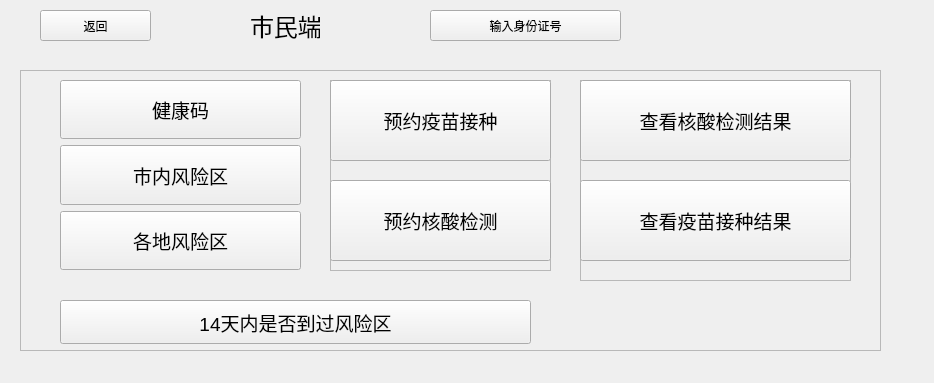
<?xml version="1.0" encoding="UTF-8"?>
<ui version="4.0">
 <class>citizens</class>
 <widget class="QWidget" name="citizens">
  <property name="geometry">
   <rect>
    <x>0</x>
    <y>0</y>
    <width>934</width>
    <height>383</height>
   </rect>
  </property>
  <property name="minimumSize">
   <size>
    <width>934</width>
    <height>383</height>
   </size>
  </property>
  <property name="windowTitle">
   <string>市民服务</string>
  </property>
  <widget class="QFrame" name="frame">
   <property name="geometry">
    <rect>
     <x>20</x>
     <y>70</y>
     <width>861</width>
     <height>281</height>
    </rect>
   </property>
   <property name="frameShape">
    <enum>QFrame::StyledPanel</enum>
   </property>
   <property name="frameShadow">
    <enum>QFrame::Raised</enum>
   </property>
   <widget class="QWidget" name="verticalLayoutWidget">
    <property name="geometry">
     <rect>
      <x>40</x>
      <y>10</y>
      <width>241</width>
      <height>190</height>
     </rect>
    </property>
    <layout class="QVBoxLayout" name="verticalLayout">
     <item>
      <widget class="QPushButton" name="health_code">
       <property name="sizePolicy">
        <sizepolicy hsizetype="Preferred" vsizetype="Preferred">
         <horstretch>0</horstretch>
         <verstretch>0</verstretch>
        </sizepolicy>
       </property>
       <property name="font">
        <font>
         <pointsize>14</pointsize>
        </font>
       </property>
       <property name="text">
        <string>健康码</string>
       </property>
      </widget>
     </item>
     <item>
      <widget class="QPushButton" name="risk_region_inside_a">
       <property name="sizePolicy">
        <sizepolicy hsizetype="Preferred" vsizetype="Preferred">
         <horstretch>0</horstretch>
         <verstretch>0</verstretch>
        </sizepolicy>
       </property>
       <property name="font">
        <font>
         <pointsize>14</pointsize>
        </font>
       </property>
       <property name="text">
        <string>市内风险区</string>
       </property>
      </widget>
     </item>
     <item>
      <widget class="QPushButton" name="risk_region_ouside_A">
       <property name="sizePolicy">
        <sizepolicy hsizetype="Preferred" vsizetype="Preferred">
         <horstretch>0</horstretch>
         <verstretch>0</verstretch>
        </sizepolicy>
       </property>
       <property name="font">
        <font>
         <pointsize>14</pointsize>
        </font>
       </property>
       <property name="text">
        <string>各地风险区</string>
       </property>
      </widget>
     </item>
    </layout>
   </widget>
   <widget class="QPushButton" name="is_key_range">
    <property name="geometry">
     <rect>
      <x>40</x>
      <y>230</y>
      <width>471</width>
      <height>44</height>
     </rect>
    </property>
    <property name="sizePolicy">
     <sizepolicy hsizetype="Preferred" vsizetype="Preferred">
      <horstretch>0</horstretch>
      <verstretch>0</verstretch>
     </sizepolicy>
    </property>
    <property name="font">
     <font>
      <pointsize>14</pointsize>
     </font>
    </property>
    <property name="text">
     <string>14天内是否到过风险区</string>
    </property>
   </widget>
   <widget class="QFrame" name="frame_2">
    <property name="geometry">
     <rect>
      <x>310</x>
      <y>10</y>
      <width>221</width>
      <height>191</height>
     </rect>
    </property>
    <property name="frameShape">
     <enum>QFrame::StyledPanel</enum>
    </property>
    <property name="frameShadow">
     <enum>QFrame::Raised</enum>
    </property>
    <widget class="QPushButton" name="vaccine_appointment">
     <property name="geometry">
      <rect>
       <x>0</x>
       <y>0</y>
       <width>221</width>
       <height>81</height>
      </rect>
     </property>
     <property name="sizePolicy">
      <sizepolicy hsizetype="Preferred" vsizetype="Preferred">
       <horstretch>0</horstretch>
       <verstretch>0</verstretch>
      </sizepolicy>
     </property>
     <property name="font">
      <font>
       <family>Agency FB</family>
       <pointsize>14</pointsize>
      </font>
     </property>
     <property name="text">
      <string>预约疫苗接种</string>
     </property>
    </widget>
    <widget class="QPushButton" name="test_appiontment">
     <property name="geometry">
      <rect>
       <x>0</x>
       <y>100</y>
       <width>221</width>
       <height>81</height>
      </rect>
     </property>
     <property name="sizePolicy">
      <sizepolicy hsizetype="Preferred" vsizetype="Preferred">
       <horstretch>0</horstretch>
       <verstretch>0</verstretch>
      </sizepolicy>
     </property>
     <property name="font">
      <font>
       <family>Agency FB</family>
       <pointsize>14</pointsize>
      </font>
     </property>
     <property name="text">
      <string>预约核酸检测</string>
     </property>
    </widget>
   </widget>
   <widget class="QFrame" name="frame_3">
    <property name="geometry">
     <rect>
      <x>560</x>
      <y>10</y>
      <width>271</width>
      <height>201</height>
     </rect>
    </property>
    <property name="frameShape">
     <enum>QFrame::StyledPanel</enum>
    </property>
    <property name="frameShadow">
     <enum>QFrame::Raised</enum>
    </property>
    <widget class="QPushButton" name="test_result">
     <property name="geometry">
      <rect>
       <x>0</x>
       <y>0</y>
       <width>271</width>
       <height>81</height>
      </rect>
     </property>
     <property name="sizePolicy">
      <sizepolicy hsizetype="Preferred" vsizetype="Preferred">
       <horstretch>0</horstretch>
       <verstretch>0</verstretch>
      </sizepolicy>
     </property>
     <property name="font">
      <font>
       <family>Agency FB</family>
       <pointsize>14</pointsize>
      </font>
     </property>
     <property name="text">
      <string>查看核酸检测结果</string>
     </property>
    </widget>
    <widget class="QPushButton" name="vaccine_result">
     <property name="geometry">
      <rect>
       <x>0</x>
       <y>100</y>
       <width>271</width>
       <height>81</height>
      </rect>
     </property>
     <property name="sizePolicy">
      <sizepolicy hsizetype="Preferred" vsizetype="Preferred">
       <horstretch>0</horstretch>
       <verstretch>0</verstretch>
      </sizepolicy>
     </property>
     <property name="font">
      <font>
       <family>Agency FB</family>
       <pointsize>14</pointsize>
      </font>
     </property>
     <property name="text">
      <string>查看疫苗接种结果</string>
     </property>
    </widget>
   </widget>
  </widget>
  <widget class="QPushButton" name="back">
   <property name="geometry">
    <rect>
     <x>40</x>
     <y>10</y>
     <width>111</width>
     <height>31</height>
    </rect>
   </property>
   <property name="text">
    <string>返回</string>
   </property>
  </widget>
  <widget class="QPushButton" name="in_id">
   <property name="geometry">
    <rect>
     <x>430</x>
     <y>10</y>
     <width>191</width>
     <height>31</height>
    </rect>
   </property>
   <property name="text">
    <string>输入身份证号</string>
   </property>
  </widget>
  <widget class="QLabel" name="label">
   <property name="geometry">
    <rect>
     <x>250</x>
     <y>10</y>
     <width>70</width>
     <height>30</height>
    </rect>
   </property>
   <property name="sizePolicy">
    <sizepolicy hsizetype="Minimum" vsizetype="Fixed">
     <horstretch>0</horstretch>
     <verstretch>0</verstretch>
    </sizepolicy>
   </property>
   <property name="minimumSize">
    <size>
     <width>70</width>
     <height>30</height>
    </size>
   </property>
   <property name="maximumSize">
    <size>
     <width>70</width>
     <height>30</height>
    </size>
   </property>
   <property name="font">
    <font>
     <pointsize>18</pointsize>
    </font>
   </property>
   <property name="text">
    <string>市民端</string>
   </property>
  </widget>
 </widget>
 <resources/>
 <connections/>
</ui>
